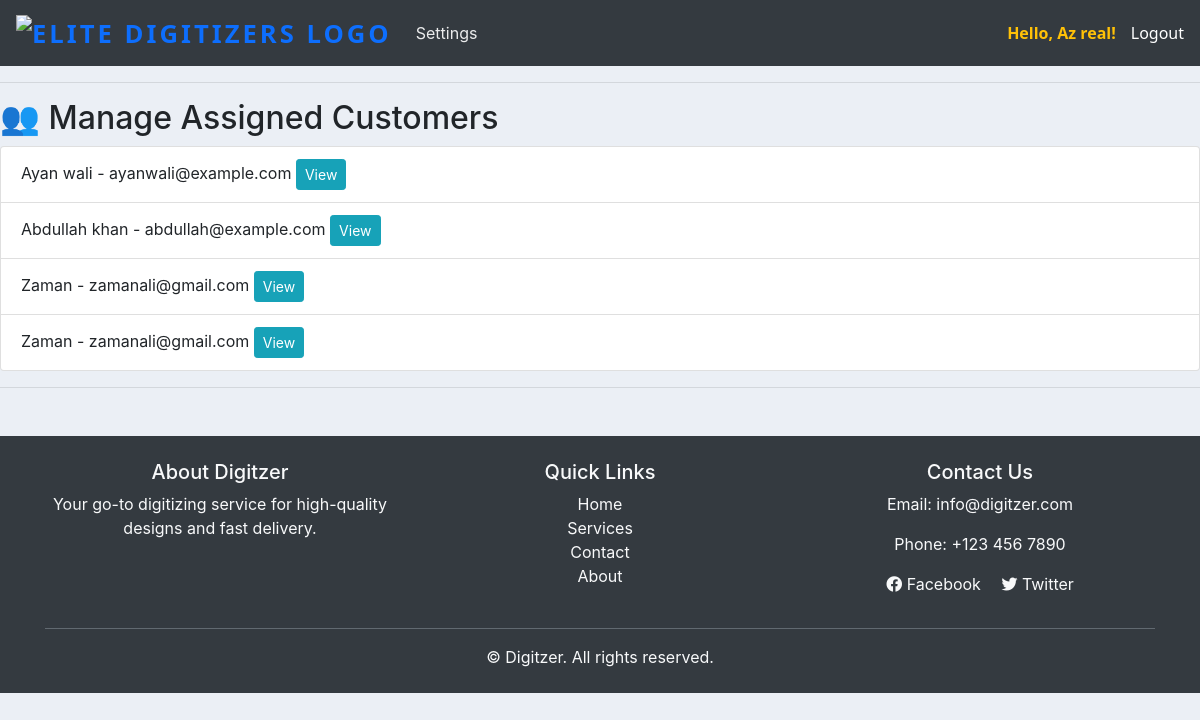
The page /manage-customers/ (signed in) on the database as committed earlier.
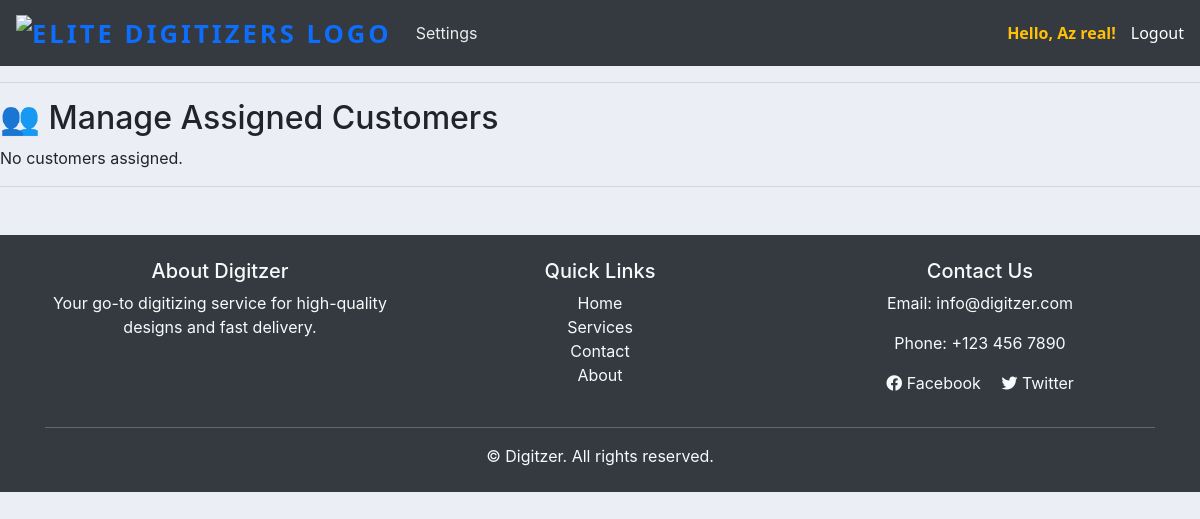
The same page on the database as committed later.
### accounts/models.py (models this page shows, shortened)
class Customer(models.Model):
    user = models.OneToOneField(User, null=True, blank=True, on_delete=models.CASCADE)
    name = models.CharField(max_length=200 )
    sales_rep = models.ForeignKey('SalesRepresentative', null=True, blank=True, on_delete=models.SET_NULL, related_name='assigned_customers')
    profile_pic = models.ImageField(
        upload_to='profile_pics/',  # Images will be saved in MEDIA_ROOT/profile_pics/
        null=True,
        blank=True,
        default='profile_pics/default.png'  # Default image path
    )
    phone = models.CharField(max_length=200)
    email = models.CharField(max_length=200)
    date_created = models.DateTimeField(auto_now_add=True, null=True)

### accounts/views.py (the view)
# urls.py: path('manage-customers/', views.manage_customers, name='manage_customers'),
@login_required
def manage_customers(request):
    try:
        sales_rep = SalesRepresentative.objects.get(user=request.user)
    except SalesRepresentative.DoesNotExist:
        sales_rep = None
    customers = Customer.objects.filter(sales_rep=sales_rep)
    return render(request, 'accounts/sales/manage_customers.html', {'assigned_customers': customers})

### templates/accounts/sales/manage_customers.html
{% extends 'accounts/main.html' %}
{% block content %}
<h2>👥 Manage Assigned Customers</h2>
{% if assigned_customers %}
<ul class="list-group">
    {% for customer in assigned_customers %}
    <li class="list-group-item">
        {{ customer.name }} - {{ customer.email }}
        <a href="{% url 'customer' customer.id %}" class="btn btn-sm btn-info float-end">View</a>
    </li>
    {% endfor %}
</ul>
{% else %}
<p>No customers assigned.</p>
{% endif %}
{% endblock %}

Rows that differ between the two databases and show on the page:
removed Customer: name "Ayan wali", email "ayanwali@example.com"
removed Customer: name "Abdullah khan", email "abdullah@example.com"
removed Customer: name "Zaman", email "zamanali@gmail.com"
removed Customer: name "Zaman", email "zamanali@gmail.com"
Other text that changed with them:
text now shown: "No customers assigned."
